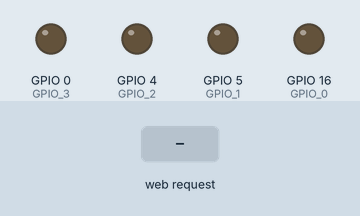
Recording of a sketch running on a simulated ESP8266 (NodeMCU). Parts: output pins drawn as LEDs (lit = HIGH). The inputs (shaded band) are chosen by the test bench. WiFi joins after 1.5 s; servers stay silent unless stated; what the sketch prints to the serial monitor is not drawn.

Above: at 3.7 s.
3.8 s: HTTP request GET /switch1On received
At 4.1 s:
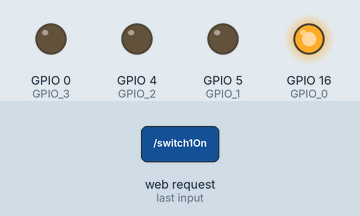
5.3 s: HTTP request GET /switch2On received
At 6.5 s:
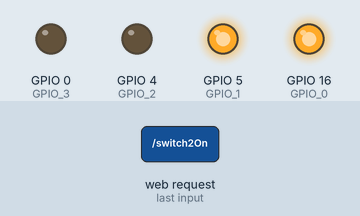
6.8 s: HTTP request GET /switch1Off received
At 7.6 s:
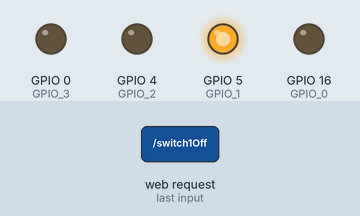
8.3 s: HTTP request GET /switch3On received
At 8.8 s:
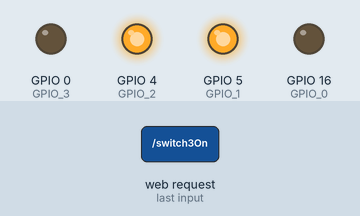
9.8 s: HTTP request GET /switch2Off received
At 11.0 s:
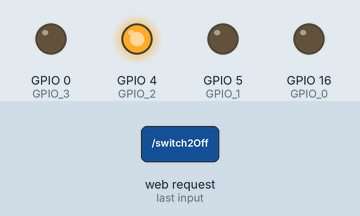
11.3 s: HTTP request GET /switch4On received
At 12.2 s:
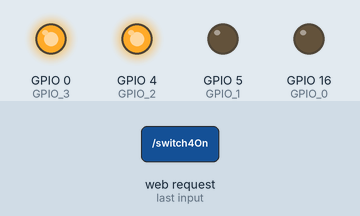
Timing chart, 0 to 13.8 s (numbered marks = the images above; inputs shaded):
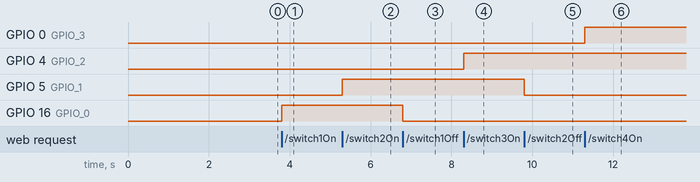

Measured:
- after the input at 3.8 s, GPIO 16 (GPIO_0): LOW → HIGH at once
- after the input at 5.3 s, GPIO 5 (GPIO_1): LOW → HIGH at once
- after the input at 6.8 s, GPIO 16 (GPIO_0): HIGH → LOW at once
- after the input at 8.3 s, GPIO 4 (GPIO_2): LOW → HIGH at once
- after the input at 9.8 s, GPIO 5 (GPIO_1): HIGH → LOW at once
- after the input at 11.3 s, GPIO 0 (GPIO_3): LOW → HIGH at once

The sketch:

homeautomatebyactualswitch.ino
```cpp
#include <ESP8266WiFi.h>
#include <WiFiClient.h>
#include <ESP8266WebServer.h>
#include <ESP8266mDNS.h>

MDNSResponder mdns;

const char* ssid = "xxxxx";
const char* password = "xxxxx";

ESP8266WebServer server(80);

String mainPage = "";
String feedback = "";  //enter pin mo to switch with relay
String currentPage = "";

int GPIO_0 = 16 ;
int GPIO_1 = 5;
int GPIO_2 =  4;
int GPIO_3 =  0;

void setup(void){
  mainPage += "<h1 align=\"center\">Smart Junction Box</h1><h2 align=\"center\">by vikas and ratnesh</h2><h1 align=\"center\"><p>Switch 1 <a href=\"switch1On\"><button>ON</button></a>&nbsp;<a href=\"switch1Off\"><button>OFF</button>  </a></p>";
  mainPage += "<p>Switch 2 <a href=\"switch2On\"><button>ON</button></a>&nbsp;<a href=\"switch2Off\"><button>OFF</button>  </a></p>";
  mainPage += "<p>Switch 3 <a href=\"switch3On\"><button>ON</button></a>&nbsp;<a href=\"switch3Off\"><button>OFF</button>  </a></p>";
  mainPage += "<p>Switch 4 <a href=\"switch4On\"><button>ON</button></a>&nbsp;<a href=\"switch4Off\"><button>OFF</button>  </a></p>";
  feedback = "<h3 align=\"center\">Both Switch 1 and switch 2 are OFF</h3>";
  feedback = "<h3 align=\"center\">Both Switch 2 and switch 4 are OFF</h3>";

  currentPage = mainPage+feedback;
  // preparing GPIOs
  pinMode(GPIO_0, OUTPUT);
  digitalWrite(GPIO_0, LOW);
  pinMode(GPIO_1, OUTPUT);
  digitalWrite(GPIO_1, LOW);
pinMode(GPIO_2, OUTPUT);
  digitalWrite(GPIO_2, LOW);
  pinMode(GPIO_3, OUTPUT);
  digitalWrite(GPIO_3, LOW);

  delay(1000);
  Serial.begin(115200);
  WiFi.begin(ssid, password);
  Serial.println("");

  // Wait for connection
  while (WiFi.status() != WL_CONNECTED) {
    delay(500);
    Serial.print(".");
  }
  Serial.println("");
  Serial.print("Connected to ");
  Serial.println(ssid);
  Serial.print("IP address: ");
  Serial.println(WiFi.localIP());

  if (mdns.begin("esp8266", WiFi.localIP())) {
    Serial.println("MDNS responder started");
  }

  server.on("/", [](){
    currentPage = mainPage+feedback;
    server.send(200, "text/html", currentPage);
    currentPage = "";
  });


  server.on("/switch1On", [](){
    feedback = "<h3 align=\"center\">Switch 1 turned ON</h3>";
    currentPage=mainPage+feedback;
    server.send(200, "text/html", currentPage);
    currentPage="";
    digitalWrite(GPIO_0, HIGH);
    delay(1000);
  });
  server.on("/switch1Off", [](){
    feedback = "<h3 align=\"center\">Switch 1 turned OFF</h3>";
    currentPage=mainPage+feedback;
    server.send(200, "text/html", currentPage);
    currentPage="";
    digitalWrite(GPIO_0, LOW);
    delay(1000);
  });


  server.on("/switch2On", [](){
    feedback = "<h3 align=\"center\">Switch 2 turned ON</h3>";
    currentPage=mainPage+feedback;
    server.send(200, "text/html", currentPage);
    currentPage="";
    digitalWrite(GPIO_1, HIGH);
    delay(1000);
  });
  server.on("/switch2Off", [](){
    feedback = "<h3 align=\"center\">Switch 2 turned OFF</h3>";
    currentPage=mainPage+feedback;
    server.send(200, "text/html", currentPage);
    currentPage="";
    digitalWrite(GPIO_1, LOW);
    delay(1000);
  });

  server.on("/switch3On", [](){
    feedback = "<h3 align=\"center\">Switch 3 turned ON</h3>";
    currentPage=mainPage+feedback;
    server.send(200, "text/html", currentPage);
    currentPage="";
    digitalWrite(GPIO_2, HIGH);
    delay(1000);
  });
  server.on("/switch3Off", [](){
    feedback = "<h3 align=\"center\">Switch 3 turned OFF</h3>";
    currentPage=mainPage+feedback;
    server.send(200, "text/html", currentPage);
    currentPage="";
    digitalWrite(GPIO_2, LOW);
    delay(1000);
  });
  server.on("/switch4On", [](){
    feedback = "<h3 align=\"center\">Switch 4 turned ON</h3>";
    currentPage=mainPage+feedback;
    server.send(200, "text/html", currentPage);
    currentPage="";
    digitalWrite(GPIO_3, HIGH);
    delay(1000);
  });
  server.on("/switch4Off", [](){
    feedback = "<h3 align=\"center\">Switch 4 turned OFF</h3>";
    currentPage=mainPage+feedback;
    server.send(200, "text/html", currentPage);
    currentPage="";
    digitalWrite(GPIO_3, LOW);
    delay(1000);
  });
  server.begin();
  Serial.println("Smart Junction Box is up and running");
}

void loop(void){
  server.handleClient();
}
```
